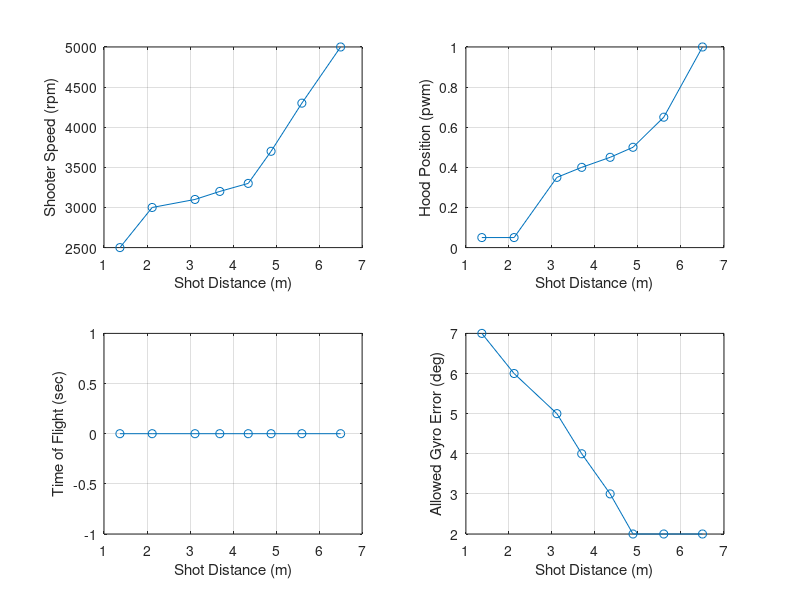

Here is the MATLAB script that generated this plot:
%% Output Overrides
TEST_Output_Override_Flag = 0;
TEST_Transfer_Motor_DC_OV = 0;
TEST_Feeder_Motor_DC_OV = 0;
TEST_Shooter_Motor_DC_Left_OV = 0;
TEST_Shooter_Motor_DC_Center_OV = 0;
TEST_Shooter_Motor_DC_Right_OV = 0;
TEST_Desired_Hood_Enable_OV = 0;
TEST_Desired_Hood_Pos_OV = 0.05;

%% Field Element Position Data
Field_BlueAllianceZoneX = 182.11*0.0254;            % Meters
Field_RedAllianceZoneX = (651.22-182.11)*0.0254;    % Meters
Field_Blue_Hub_X = 182.11*0.0254;             % Meters
Field_Blue_Hub_Y = 158.84*0.0254;             % Meters
Field_Red_Hub_X =  (651.22-182.11)*0.0254;    % Meters
Field_Red_Hub_Y =  158.84*0.0254;             % Meters

%% Shooting Control Data
% Targets
Rebuilt_Target_Feeder_Speed = 2000;     % rpm
Rebuilt_Transfer_Minimum_Factor = 0.8;
Rebuilt_Target_Transfer_Speed = 5000;   % rpm

% Condition Checks
Rebuilt_Shoot_Robot_Velocity_Max = 1;   % meter/second
Rebuilt_Shoot_Motor_Max_Error = 100;    % rpm
Rebuilt_Shoot_Hood_Pos_Max_Error = 0.03;    % pwm position

% Iteration error target threshold
Rebuilt_Shoot_Target_Error_Thresh = 0.1;    % Meters

Rebuilt_Desired_Gyro_Shoot_Offset_deg = 2;  % Degrees

% Distance (m)
Rebuilt_Shoot_Dist_0 = 1.370;
Rebuilt_Shoot_Dist_1 = 2.120;
Rebuilt_Shoot_Dist_2 = 3.115;
Rebuilt_Shoot_Dist_3 = 3.692;
Rebuilt_Shoot_Dist_4 = 4.353;
Rebuilt_Shoot_Dist_5 = 4.884;
Rebuilt_Shoot_Dist_6 = 5.6;
Rebuilt_Shoot_Dist_7 = 6.5;

% Desired_Shooter_Motor_Speed (rpm)
Rebuilt_Shoot_Shooter_Spd_0 = 2500;
Rebuilt_Shoot_Shooter_Spd_1 = 3000;
Rebuilt_Shoot_Shooter_Spd_2 = 3100;
Rebuilt_Shoot_Shooter_Spd_3 = 3200;
Rebuilt_Shoot_Shooter_Spd_4 = 3300;
Rebuilt_Shoot_Shooter_Spd_5 = 3700;
Rebuilt_Shoot_Shooter_Spd_6 = 4300;
Rebuilt_Shoot_Shooter_Spd_7 = 5000;

% Desired Hood Position (pwm)
Rebuilt_Shoot_Hood_Pos_0 = 0.05;
Rebuilt_Shoot_Hood_Pos_1 = 0.05;
Rebuilt_Shoot_Hood_Pos_2 = 0.35;
Rebuilt_Shoot_Hood_Pos_3 = 0.4;
Rebuilt_Shoot_Hood_Pos_4 = 0.45;
Rebuilt_Shoot_Hood_Pos_5 = 0.5;
Rebuilt_Shoot_Hood_Pos_6 = 0.65;
Rebuilt_Shoot_Hood_Pos_7 = 1.0;

% Time of Flight (sec)
Rebuilt_Shoot_TOF_0 = 0;
Rebuilt_Shoot_TOF_1 = 0;
Rebuilt_Shoot_TOF_2 = 0;
Rebuilt_Shoot_TOF_3 = 0;
Rebuilt_Shoot_TOF_4 = 0;
Rebuilt_Shoot_TOF_5 = 0;
Rebuilt_Shoot_TOF_6 = 0;
Rebuilt_Shoot_TOF_7 = 0;

% Allowed Gyro Error (degrees ... convert to radians in model)
Rebuilt_Shoot_Gyro_Err_0 = 7;
Rebuilt_Shoot_Gyro_Err_1 = 6;
Rebuilt_Shoot_Gyro_Err_2 = 5;
Rebuilt_Shoot_Gyro_Err_3 = 4;
Rebuilt_Shoot_Gyro_Err_4 = 3;
Rebuilt_Shoot_Gyro_Err_5 = 2;
Rebuilt_Shoot_Gyro_Err_6 = 2;
Rebuilt_Shoot_Gyro_Err_7 = 2;

% PLOT TABLES
    plot_dist     = [Rebuilt_Shoot_Dist_0 Rebuilt_Shoot_Dist_1 Rebuilt_Shoot_Dist_2 Rebuilt_Shoot_Dist_3 Rebuilt_Shoot_Dist_4 Rebuilt_Shoot_Dist_5 Rebuilt_Shoot_Dist_6 Rebuilt_Shoot_Dist_7];
    plot_shooter  = [Rebuilt_Shoot_Shooter_Spd_0 Rebuilt_Shoot_Shooter_Spd_1 Rebuilt_Shoot_Shooter_Spd_2 Rebuilt_Shoot_Shooter_Spd_3 Rebuilt_Shoot_Shooter_Spd_4 Rebuilt_Shoot_Shooter_Spd_5 Rebuilt_Shoot_Shooter_Spd_6 Rebuilt_Shoot_Shooter_Spd_7];
    plot_hood     = [Rebuilt_Shoot_Hood_Pos_0 Rebuilt_Shoot_Hood_Pos_1 Rebuilt_Shoot_Hood_Pos_2 Rebuilt_Shoot_Hood_Pos_3 Rebuilt_Shoot_Hood_Pos_4 Rebuilt_Shoot_Hood_Pos_5 Rebuilt_Shoot_Hood_Pos_6 Rebuilt_Shoot_Hood_Pos_7];
    plot_tof      = [Rebuilt_Shoot_TOF_0 Rebuilt_Shoot_TOF_1 Rebuilt_Shoot_TOF_2 Rebuilt_Shoot_TOF_3 Rebuilt_Shoot_TOF_4 Rebuilt_Shoot_TOF_5 Rebuilt_Shoot_TOF_6 Rebuilt_Shoot_TOF_7];
    plot_gyro_err = [Rebuilt_Shoot_Gyro_Err_0 Rebuilt_Shoot_Gyro_Err_1 Rebuilt_Shoot_Gyro_Err_2 Rebuilt_Shoot_Gyro_Err_3 Rebuilt_Shoot_Gyro_Err_4 Rebuilt_Shoot_Gyro_Err_5 Rebuilt_Shoot_Gyro_Err_6 Rebuilt_Shoot_Gyro_Err_7];
    
    figure(1)
    subplot(2,2,1)
    plot(plot_dist,plot_shooter,'-o')
    xlabel('Shot Distance (m)')
    ylabel('Shooter Speed (rpm)')
    grid on
    
    subplot(2,2,2)
    plot(plot_dist,plot_hood,'-o')
    xlabel('Shot Distance (m)')
    ylabel('Hood Position (pwm)')
    grid on
    
    subplot(2,2,3)
    plot(plot_dist,plot_tof,'-o')
    xlabel('Shot Distance (m)')
    ylabel('Time of Flight (sec)')
    grid on
    
    subplot(2,2,4)
    plot(plot_dist,plot_gyro_err,'-o')
    xlabel('Shot Distance (m)')
    ylabel('Allowed Gyro Error (deg)')
    grid on
    
    % need to clear from workspace so not included in code generation
    clear plot_dist plot_shooter plot_hood plot_tof plot_gyro_err

% Control Parameters to Calculate Duty Cycle
Rebuilt_Feeder_Motor_Gain_FF = 1/7854;

Rebuilt_Transfer_Motor_Gain_FF = 1/7854;
Rebuilt_Transfer_Motor_Gain_P = 0.0001;
Rebuilt_Transfer_Motor_Gain_I = 0.001*0.02;
Rebuilt_Transfer_Error_Integral_Enable = 300;

Rebuilt_Shooter_Motor_Gain_FF = 1/6048;
Rebuilt_Shooter_Motor_Gain_P = 0.0005;
Rebuilt_Shooter_Motor_Gain_I = 0.001*0.02;
Rebuilt_Shooter_Error_Integral_Enable = 300;

% Hood Position Servo Properties
Rebuilt_Hood_Servo_Pos_Min = 0.05;
Rebuilt_Hood_Servo_Pos_Max = 1;
Rebuilt_Hood_Servo_Rate_Limit_Inc = 32/50*0.02;   % no load 32 mm/sec, total stroke 50 mm
Rebuilt_Hood_Servo_Rate_Limit_Dec = -Rebuilt_Hood_Servo_Rate_Limit_Inc;
